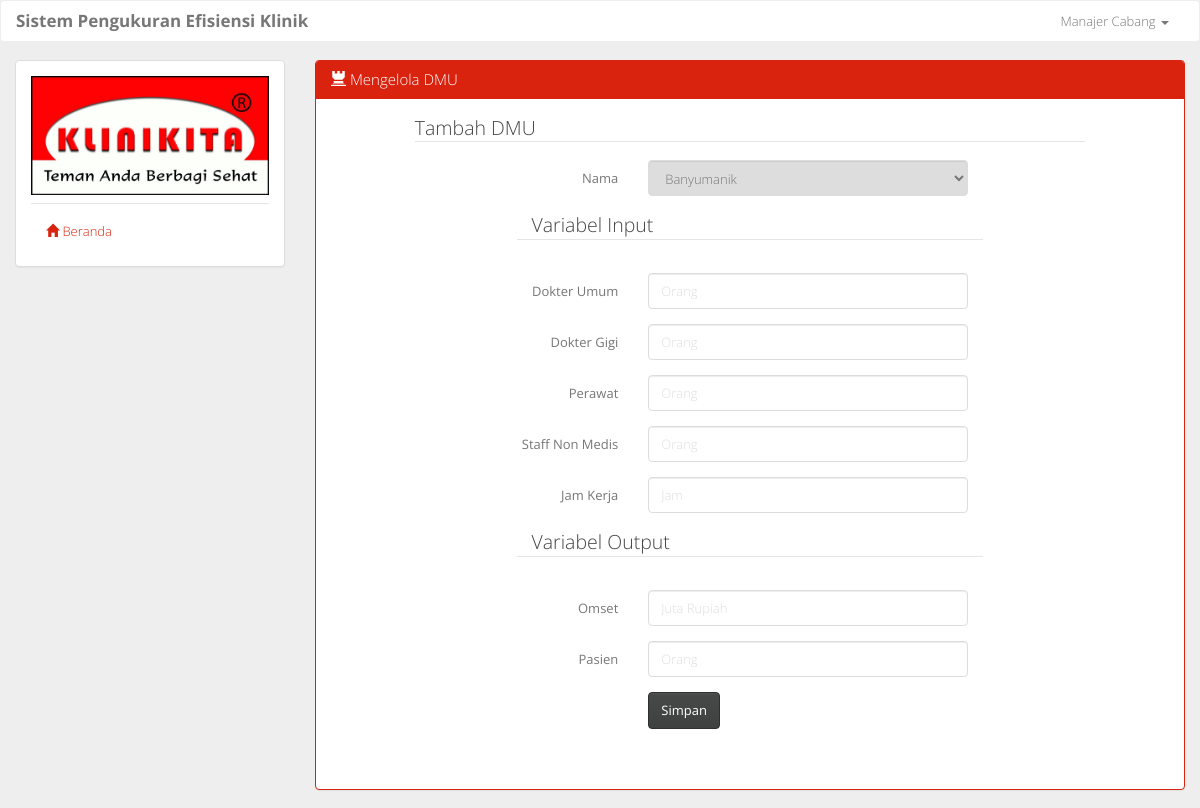
/tambah_dmu.php (signed in), run on the app's committed database.
### tables this page shows
CREATE TABLE `tb_variabel` (
  `id_variabel` int(11) NOT NULL,
  `nama_variabel` varchar(50) NOT NULL,
  `jenis_variabel` char(1) NOT NULL,
  `satuan` varchar(50) NOT NULL
);

### tambah_dmu.php (the view, shortened to what this page needs)
<?php include 'layout.php'; ?>
				<div class="col-sm-9">
					<div class="panel panel-primary">
						<div class="panel-heading">
							<h3 class="panel-title"><span class="glyphicon glyphicon-tower"></span> Mengelola DMU</h3>
						</div>
						<div class="panel-body">
							<form class="form-horizontal" method="post" action="process/t_dmu.php">
								<fieldset>
								    <legend>Tambah DMU</legend>
								    <div class="form-group">
								      	<label class="col-sm-4 control-label">Nama</label>
								      	<div class="col-sm-6">
								        	<select name="id_klinik" class="form-control" disabled required>
								        		<?php
								        			$query = mysqli_query($conn, 'SELECT * FROM tb_pengguna WHERE id_pengguna="'.$id.'"');
								        			$data_user = mysqli_fetch_assoc($query);
								        			$user = $data_user['id_klinik'];
								        			$query = mysqli_query($conn, 'SELECT * FROM tb_klinik');
								        			if (mysqli_num_rows($query) > 0) {
													    while($cabang = mysqli_fetch_assoc($query)) {
													    	$id_cabang = $cabang['id_klinik'];
													    	if ($user == $id_cabang) {
													    		echo '<option value="'.$id_cabang.'" selected>'.$cabang["cabang_klinik"].'</option>';
													    	} else {
													    		echo '<option value="'.$id_cabang.'">'.$cabang["cabang_klinik"].'</option>';
													    	}
													    }
													}
								        		?>
								        	</select>
								      	</div>
								    </div>
								    <?php
								    	$input = 0;
								    	$output = 0;
										$query = mysqli_query($conn, "SELECT * FROM tb_variabel ORDER BY jenis_variabel ASC, id_variabel ASC");
										if (mysqli_num_rows($query) > 0) {
											while ($var = mysqli_fetch_assoc($query)) {
												$name = str_replace(' ','_',$var['nama_variabel']);
												$satuan = $var['satuan'];
												if (($var['jenis_variabel'] == 'i') AND ($input == 0)) {
													echo '<div class="form-group"><legend class="col-sm-8 col-sm-offset-2">Variabel Input</legend></div>';
													$input = 1;
												} elseif (($var['jenis_variabel'] == 'o') AND ($output == 0)) {
													echo '<div class="form-group"><legend class="col-sm-8 col-sm-offset-2">Variabel Output</legend></div>';
													$output = 1;
												}
												echo '
													<div class="form-group">
												      	<label class="col-sm-4 control-label">'.$var["nama_variabel"].'</label>
												      	<div class="col-sm-6">
												        	<input class="form-control" name="'.$name.'" type="number" min="1" placeholder="'.$satuan.'" required>
												      	</div>
												    </div>
												';
											}
										}
									?>
								    <div class="form-group">
								      	<div class="col-sm-6 col-sm-offset-4">
								        	<button type="submit" class="btn btn-default">Simpan</button>
								      	</div>
								    </div>
								</fieldset>
							</form>
						</div>
					</div>
				</div>
<?php include 'layout2.php' ?>

### assets/css/style.css (style rules this page uses)
body { background-color: #eee; }
form { margin-bottom: 30px; padding-left: 10%; padding-right: 10%; }

### data on the page
tb_variabel: jenis_variabel "Variabel Input", nama_variabel "Dokter Umum", satuan "Orang"
tb_variabel: nama_variabel "Dokter Gigi", satuan "Orang"
tb_variabel: nama_variabel "Perawat", Perawat "Orang"
tb_variabel: nama_variabel "Staff Non Medis", satuan "Orang"
tb_variabel: nama_variabel "Jam Kerja", satuan "Jam"
tb_variabel: jenis_variabel "Variabel Output", nama_variabel "Omset", satuan "Juta Rupiah"
tb_variabel: nama_variabel "Pasien", Pasien "Orang"

### other printed values
$_SESSION['user'] "Manajer Cabang"
form field id_klinik "Banyumanik"
